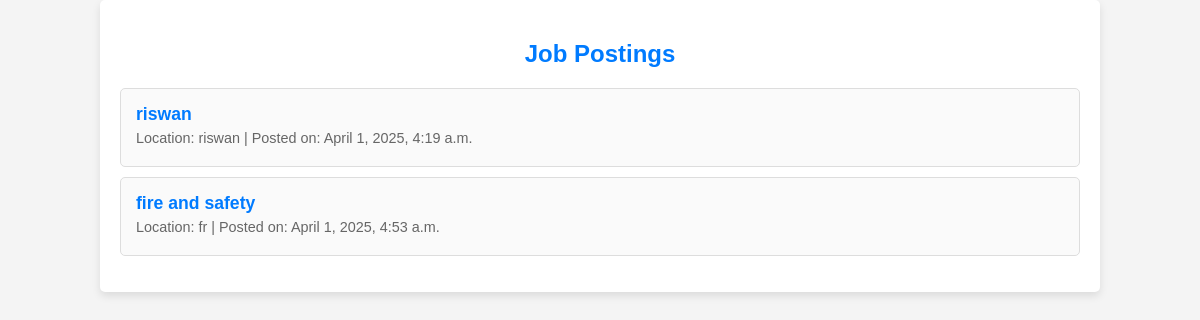
The app's page /jobs/2/ (signed in) with its own data.
### jobs/models.py (models this page shows, shortened)
class JobPosting(models.Model):
    organization = models.ForeignKey(Organization, on_delete=models.CASCADE, related_name='job_postings')
    title = models.CharField(max_length=255)
    description = models.TextField()
    required_qualifications = models.TextField()
    required_skills = models.ManyToManyField(Skill, blank=True)  # Use the same Skill model
    location = models.CharField(max_length=100)
    posted_on = models.DateTimeField(auto_now_add=True)
    application_deadline = models.DateTimeField()
    job_post_image = models.ImageField(upload_to='job_images/', blank=True, null=True)
    posted_by = models.ForeignKey(User,on_delete=models.SET_NULL,null=True,related_name='posted_jobs')

### jobs/views.py (the view)
# urls.py: path('<int:org_id>/', views.job_posting_list, name='job_posting_list'),
@login_required
def job_posting_list(request, org_id=None):
    if org_id:
        organization = get_object_or_404(Organization, id=org_id)
        hr_role = OrganizationHR.objects.filter(
            user=request.user,
            organization=organization,
            is_active=True
        ).first()
        if not hr_role and request.user != organization.user:
            return redirect('index_dashboard')
    else:
        try:
            organization = request.user.organization
        except Organization.DoesNotExist:
            return redirect('index_dashboard')
    job_postings = JobPosting.objects.filter(organization=organization)
    return render(request, 'jobs/job_posting_list.html', {
        'job_postings': job_postings,
        'organization': organization
    })

### jobs/templates/jobs/job_posting_list.html (shortened to what this page needs)
<!DOCTYPE html>
<html>
<head>
</head>
<body>
    <div class="container">
        <h2>Job Postings</h2>
        <ul>
            {% for job in job_postings %}
                <li>
                    <div class="job-title">
                        <a href="{% url 'job_posting_detail' org_id=organization.id pk=job.id %}">{{ job.title }}</a>
                    </div>
                    <div class="job-meta">
                        <span>Location: {{ job.location }}</span> |
                        <span>Posted on: {{ job.posted_on }}</span>
                    </div>
                </li>
            {% endfor %}
        </ul>
    </div>
</body>
</html>

### jobs/templates/jobs/job_posting_list.html (style rules this page uses)
body { font-family: Arial, sans-serif; background-color: #f4f4f4; color: #333; margin: 0; padding: 0; }
.container { width: 80%; margin: 0 auto; padding: 20px; background: #fff; border-radius: 5px; box-shadow: 0 4px 8px rgba(0, 0, 0, 0.1); }
h2 { color: #007bff; text-align: center; margin: 20px 0; }
ul { list-style: none; padding: 0; }
li { background: #fafafa; margin: 10px 0; padding: 15px; border: 1px solid #ddd; border-radius: 5px; transition: box-shadow 0.3s ease-in-out; position: relative; }
a { color: #007bff; text-decoration: none; }
.job-title { font-weight: bold; font-size: 1.1em; margin-bottom: 5px; }
.job-meta { font-size: 0.9em; color: #666; margin-bottom: 5px; }

### records on screen
JobPosting: title "riswan", location "riswan", posted_on "April 1, 2025, 4:19 a.m."
JobPosting: title "fire and safety", location "fr", posted_on "April 1, 2025, 4:53 a.m."
